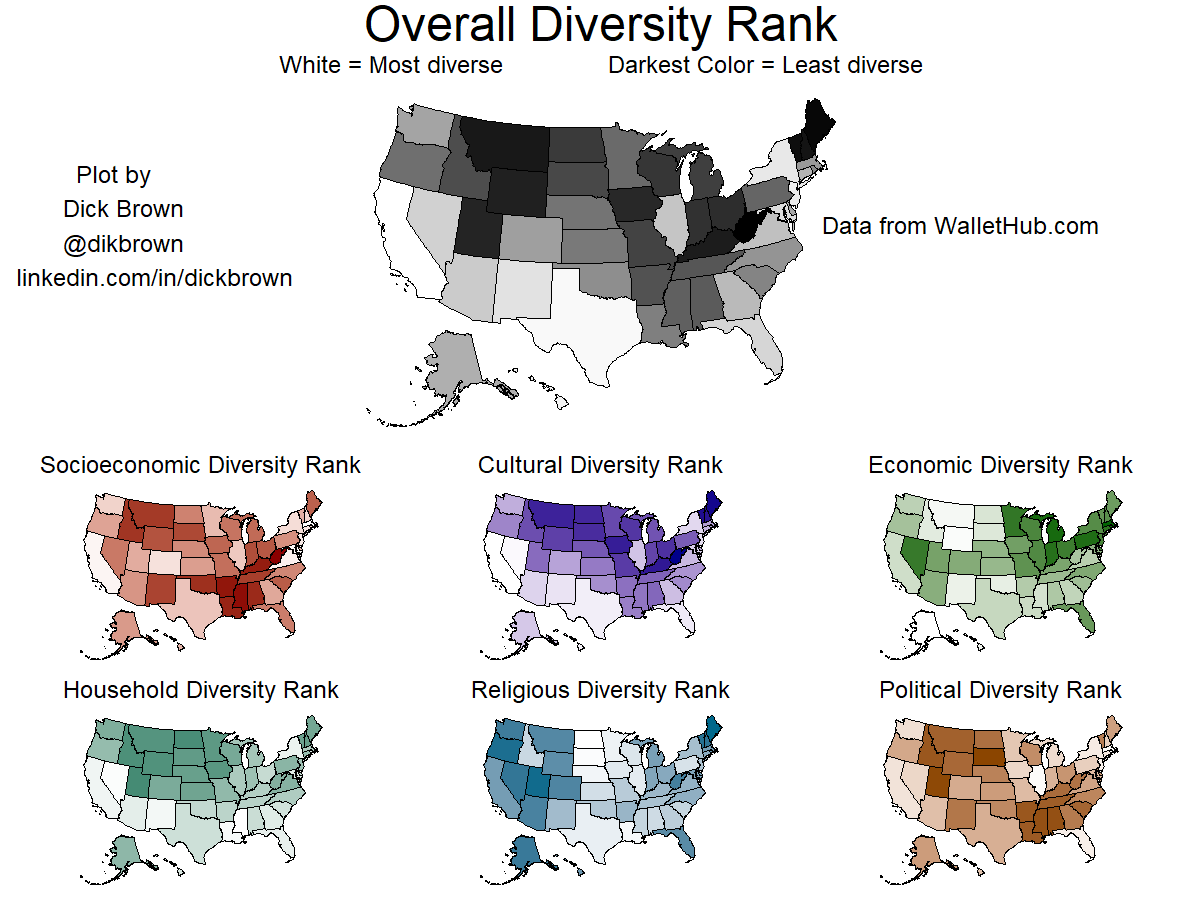

The script that saved this image:
library(usmap)
library(grid)
library(gridExtra)
library(ggplot2)
library(png)

### Overall rank

overall <- plot_usmap("states", data = diversity, values ="Overall.Rank") +
  scale_fill_continuous(low = "white", high = "black") + 
  ggtitle("Overall Diversity Rank",
          subtitle = "White = Most diverse               Darkest Color = Least diverse") + 
  theme(legend.position = "none",
        plot.title = element_text(hjust = 0.5, size = 48),
        plot.subtitle = element_text(hjust = 0.5, size = 24))

### Socioeconomic rank
socio <- plot_usmap("states", data = diversity, values ="Socioeconomic.Diversity.") +
  scale_fill_continuous(low = "white", high = "darkred")  + 
  ggtitle("Socioeconomic Diversity Rank") + 
  theme(legend.position = "none",
        plot.title = element_text(hjust = 0.5, size = 24))
  

### Cultural rank

cultural <- plot_usmap("states", data = diversity, values ="Cultural.Diversity.") +
  scale_fill_continuous(low = "white", high = "darkblue") + 
  ggtitle("Cultural Diversity Rank") + 
  theme(legend.position = "none",
        plot.title = element_text(hjust = 0.5, size = 24))

### Economic rank

econ <- plot_usmap("states", data = diversity, values ="Economic.Diversity.") +
  scale_fill_continuous(low = "white", high = "darkgreen") + 
  ggtitle("Economic Diversity Rank") + 
  theme(legend.position = "none",
        plot.title = element_text(hjust = 0.5, size = 24))

### Household rank
house <- plot_usmap("states", data = diversity, values ="Household.Diversity.") +
  scale_fill_continuous(low = "white", high = "aquamarine4") + 
  ggtitle("Household Diversity Rank") + 
  theme(legend.position = "none",
        plot.title = element_text(hjust = 0.5, size = 24))

### Religious rank

relig <- plot_usmap("states", data = diversity, values ="Religious.Diversity.") +
  scale_fill_continuous(low = "white", high = "deepskyblue4") + 
  ggtitle("Religious Diversity Rank") + 
  theme(legend.position = "none",
        plot.title = element_text(hjust = 0.5, size = 24))

### Political rank

poli <- plot_usmap("states", data = diversity, values ="Political.Diversity.") +
  scale_fill_continuous(low = "white", high = "darkorange4") + 
  ggtitle("Political Diversity Rank") + 
  theme(legend.position = "none",
        plot.title = element_text(hjust = 0.5, size = 24))

datacitation <- textGrob("Data from WalletHub.com", gp = gpar(fontsize = 24), hjust = 1)
plotcitation <- textGrob("Plot by\nDick Brown\n@dikbrown\nlinkedin.com/in/dickbrown", gp = gpar(fontsize = 24), hjust = 0.3)



# Create layout grid for image

layout <- rbind(c(1,2,2,2,2,3), #citation text takes up left and right 1/6 of top half of screen
                c(1,2,2,2,2,3), #   Overall diversity takes up middle 2/3 of top half of screen
                c(4,4,5,5,6,6), # Each diversity subcategory takes up 1/6 of bottom half of screen
                c(7,7,8,8,9,9))



#png("./plot.png", width = 1200, height = 900)
grid.arrange(plotcitation, overall, datacitation,
             socio, cultural, econ,
             house, relig, poli,
             layout_matrix = layout)
#dev.off()
